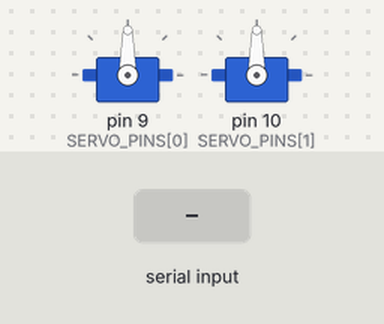
Recording of a sketch running on a simulated Arduino Uno, built with avr-gcc and run on an emulated ATmega328P. On the bench: 2 × servo. Inputs (shaded band) come from the test bench. What the sketch prints to the serial monitor is not drawn.

Above: at 1.2 s.
1.3 s: "90,45\n" received over Serial
At 1.8 s:
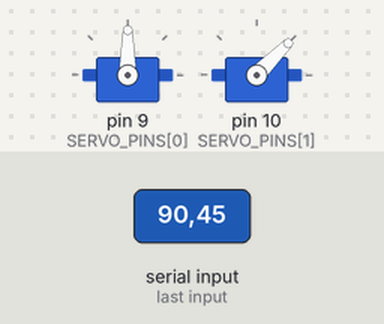
2.8 s: "30,150\n" received over Serial
At 4.1 s:
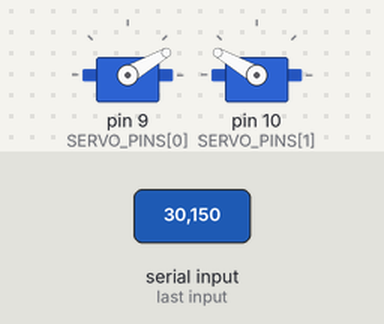
Timing chart, 0 to 5.8 s (numbered marks = the images above; inputs shaded):
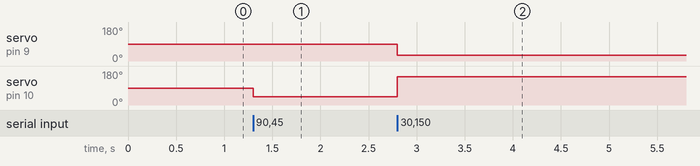

The sketch:

arm_servos.ino
```cpp
/*
 * arm_servos.ino
 *
 * Firmware for the ROS 2 robotic arm (Arduino Uno + 2x SG90 servos).
 *
 * Protocol (USB serial, 115200 baud, 8N1):
 *   PC -> Arduino : "<servo1_deg>,<servo2_deg>\n"    e.g. "90,45\n"
 *   Arduino -> PC : "READY\n" once at start-up,
 *                   "ERR\n" for every line that could not be parsed.
 *
 * Angles are integers in degrees. Values outside 0..180 are clamped.
 *
 * Wiring (see README):
 *   D9  -> servo 1 signal (base rotation, joint1)
 *   D10 -> servo 2 signal (shoulder,      joint2)
 *   Servo power comes from the external 5 V supply, NOT from the Arduino.
 *   External supply GND, servo GND and Arduino GND must be connected.
 */

#include <Servo.h>

const uint8_t NUM_SERVOS = 2;
const uint8_t SERVO_PINS[NUM_SERVOS] = {9, 10};
const int START_ANGLE = 90;       // centre position at power-up
const long BAUD_RATE = 115200;
const uint8_t LINE_BUF_SIZE = 32;

Servo servos[NUM_SERVOS];
char lineBuf[LINE_BUF_SIZE];
uint8_t lineLen = 0;

// Parse "a,b" into out[0], out[1]. Returns true on success.
bool parseLine(const char *line, long out[NUM_SERVOS]) {
  const char *p = line;
  for (uint8_t i = 0; i < NUM_SERVOS; i++) {
    char *end;
    long v = strtol(p, &end, 10);
    if (end == p) {
      return false;               // no digits found
    }
    out[i] = v;
    p = end;
    if (i < NUM_SERVOS - 1) {
      if (*p != ',') {
        return false;             // missing separator
      }
      p++;
    }
  }
  return *p == '\0';              // nothing may follow the last number
}

void handleLine() {
  long angles[NUM_SERVOS];
  if (!parseLine(lineBuf, angles)) {
    Serial.println(F("ERR"));
    return;
  }
  for (uint8_t i = 0; i < NUM_SERVOS; i++) {
    servos[i].write((int)constrain(angles[i], 0L, 180L));
  }
}

void setup() {
  Serial.begin(BAUD_RATE);
  for (uint8_t i = 0; i < NUM_SERVOS; i++) {
    servos[i].attach(SERVO_PINS[i]);
    servos[i].write(START_ANGLE);
  }
  Serial.println(F("READY"));
}

void loop() {
  while (Serial.available() > 0) {
    char c = (char)Serial.read();
    if (c == '\n') {
      lineBuf[lineLen] = '\0';
      if (lineLen > 0) {
        handleLine();
      }
      lineLen = 0;
    } else if (c != '\r') {
      if (lineLen < LINE_BUF_SIZE - 1) {
        lineBuf[lineLen++] = c;
      } else {
        lineLen = 0;              // line too long: drop it
        Serial.println(F("ERR"));
      }
    }
  }
}
```

Measured:
- after the input at 1.3 s, servo on pin 10 (SERVO_PINS[1]): 90° → 45° at once
- after the input at 2.8 s, servo on pin 9 (SERVO_PINS[0]): 90° → 30° at once; servo on pin 10 (SERVO_PINS[1]): 45° → 150° at once
